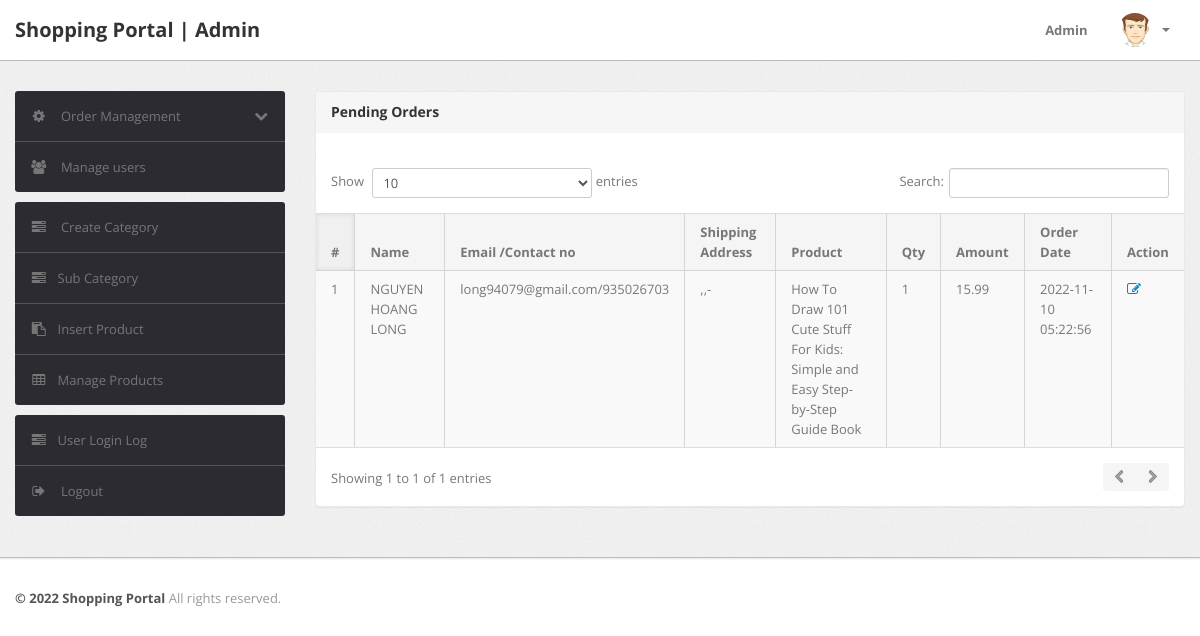
The app's page /admin/pending-orders.php (signed in), older data.
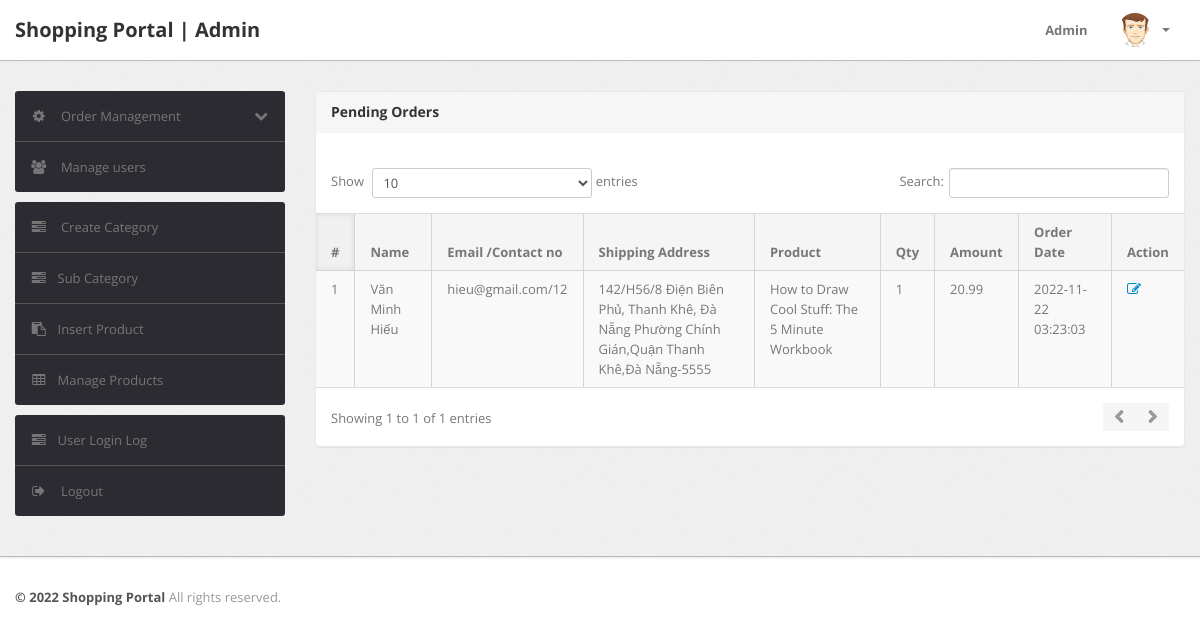
The same page, newer data.
### tables this page shows
CREATE TABLE `orders` (
  `id` int(11) NOT NULL,
  `userId` int(11) DEFAULT NULL,
  `productId` varchar(255) DEFAULT NULL,
  `quantity` int(11) DEFAULT NULL,
  `orderDate` timestamp NOT NULL DEFAULT current_timestamp(),
  `paymentMethod` varchar(50) DEFAULT NULL,
  `orderStatus` varchar(55) DEFAULT NULL
);

CREATE TABLE `users` (
  `id` int(11) NOT NULL,
  `name` varchar(255) DEFAULT NULL,
  `email` varchar(255) DEFAULT NULL,
  `contactno` bigint(11) DEFAULT NULL,
  `password` varchar(255) DEFAULT NULL,
  `shippingAddress` longtext DEFAULT NULL,
  `shippingState` varchar(255) DEFAULT NULL,
  `shippingCity` varchar(255) DEFAULT NULL,
  `shippingPincode` int(11) DEFAULT NULL,
  `billingAddress` longtext DEFAULT NULL,
  `billingState` varchar(255) DEFAULT NULL,
  `billingCity` varchar(255) DEFAULT NULL,
  `billingPincode` int(11) DEFAULT NULL,
  `regDate` timestamp NOT NULL DEFAULT current_timestamp(),
  `updationDate` varchar(255) DEFAULT NULL
);

CREATE TABLE `products` (
  `id` int(11) NOT NULL,
  `category` int(11) NOT NULL,
  `subCategory` int(11) DEFAULT NULL,
  `productName` varchar(255) DEFAULT NULL,
  `productCompany` varchar(255) DEFAULT NULL,
  `productPrice` double(8,2) DEFAULT NULL,
  `productPriceBeforeDiscount` double(8,2) DEFAULT NULL,
  `productDescription` longtext DEFAULT NULL,
  `productImage1` varchar(255) DEFAULT NULL,
  `productImage2` varchar(255) DEFAULT NULL,
  `productImage3` varchar(255) DEFAULT NULL,
  `shippingCharge` int(11) DEFAULT NULL,
  `productAvailability` varchar(255) DEFAULT NULL,
  `postingDate` timestamp NULL DEFAULT current_timestamp(),
  `updationDate` varchar(255) DEFAULT NULL
);

### admin/pending-orders.php (the view, shortened to what this page needs)
<?php
include('include/config.php');
if(strlen($_SESSION['alogin'])==0)
	{
header('location:index.php');
}
else{
?>
<!DOCTYPE html>
<html lang="en">
<head>
	<link type="text/css" href="bootstrap/css/bootstrap.min.css" rel="stylesheet">
	<link type="text/css" href="bootstrap/css/bootstrap-responsive.min.css" rel="stylesheet">
	<link type="text/css" href="css/theme.css" rel="stylesheet">
	<link type="text/css" href="images/icons/css/font-awesome.css" rel="stylesheet">
</head>
<body>
<?php include('include/header.php');?>
	<div class="wrapper">
		<div class="container">
			<div class="row">
<?php include('include/sidebar.php');?>
			<div class="span9">
					<div class="content">
	<div class="module">
							<div class="module-head">
								<h3>Pending Orders</h3>
							</div>
							<div class="module-body table">
									<br />
								<table cellpadding="0" cellspacing="0" border="0" class="datatable-1 table table-bordered table-striped	 display table-responsive" >
									<thead>
										<tr>
											<th>#</th>
											<th> Name</th>
											<th width="50">Email /Contact no</th>
											<th>Shipping Address</th>
											<th>Product </th>
											<th>Qty </th>
											<th>Amount </th>
											<th>Order Date</th>
											<th>Action</th>
										</tr>
									</thead>
<tbody>
<?php
$status='Delivered';
$query=mysqli_query($con,"select users.name as username,users.email as useremail,users.contactno as usercontact,users.shippingAddress as shippingaddress,users.shippingCity as shippingcity,users.shippingState as shippingstate,users.shippingPincode as shippingpincode,products.productName as productname,products.shippingCharge as shippingcharge,orders.quantity as quantity,orders.orderDate as orderdate,products.productPrice as productprice,orders.id as id  from orders join users on  orders.userId=users.id join products on products.id=orders.productId where orders.	orderStatus!='$status' or orders.orderStatus is null");
$cnt=1;
while($row=mysqli_fetch_array($query))
{
?>
										<tr>
											<td><?php echo htmlentities($cnt);?></td>
											<td><?php echo htmlentities($row['username']);?></td>
<td><?php echo htmlentities($row['useremail']);?>/<?php echo htmlentities($row['usercontact']);?></td>
<td><?php echo htmlentities($row['shippingaddress'].",".$row['shippingcity'].",".$row['shippingstate']."-".$row['shippingpincode']);?></td>
											<td><?php echo htmlentities($row['productname']);?></td>
											<td><?php echo htmlentities($row['quantity']);?></td>
											<td><?php echo htmlentities($row['quantity']*$row['productprice']+$row['shippingcharge']);?></td>
											<td><?php echo htmlentities($row['orderdate']);?></td>
											<td>   <a href="updateorder.php?oid=<?php echo htmlentities($row['id']);?>" title="Update order" target="_blank"><i class="icon-edit"></i></a>
											</td>
											</tr>
										<?php $cnt=$cnt+1; } ?>
										</tbody>
								</table>
							</div>
						</div>
					</div>
				</div>
			</div>
		</div>
	</div>
<?php include('include/footer.php');?>
</body>
<?php } ?>

### admin/include/header.php (shortened to what this page needs)
<div class="navbar navbar-fixed-top">
		<div class="navbar-inner">
			<div class="container">
			  	<a class="brand" href="index.html">
			  		Shopping Portal | Admin
			  	</a>
				<div class="nav-collapse collapse navbar-inverse-collapse">
					<ul class="nav pull-right">
						<li><a href="#">
							Admin
						</a></li>
						<li class="nav-user dropdown">
							<a href="#" class="dropdown-toggle" data-toggle="dropdown">
								<img src="images/user.png" class="nav-avatar" />
								<b class="caret"></b>
							</a>
						</li>
					</ul>
				</div>
			</div>
		</div>
	</div>

### admin/include/sidebar.php (shortened to what this page needs)
<div class="span3">
					<div class="sidebar">
<ul class="widget widget-menu unstyled">
							<li>
								<a class="collapsed" data-toggle="collapse" href="#togglePages">
									<i class="menu-icon icon-cog"></i>
									<i class="icon-chevron-down pull-right"></i><i class="icon-chevron-up pull-right"></i>
									Order Management
								</a>
							</li>
							<li>
								<a href="manage-users.php">
									<i class="menu-icon icon-group"></i>
									Manage users
								</a>
							</li>
						</ul>
						<ul class="widget widget-menu unstyled">
                                <li><a href="category.php"><i class="menu-icon icon-tasks"></i> Create Category </a></li>
                                <li><a href="subcategory.php"><i class="menu-icon icon-tasks"></i>Sub Category </a></li>
                                <li><a href="insert-product.php"><i class="menu-icon icon-paste"></i>Insert Product </a></li>
                                <li><a href="manage-products.php"><i class="menu-icon icon-table"></i>Manage Products </a></li>
                            </ul>
						<ul class="widget widget-menu unstyled">
							<li><a href="user-logs.php"><i class="menu-icon icon-tasks"></i>User Login Log </a></li>
							<li>
								<a href="logout.php">
									<i class="menu-icon icon-signout"></i>
									Logout
								</a>
							</li>
						</ul>
					</div>
				</div>

### admin/include/footer.php
<div class="footer">
	<div class="container">
		<b class="copyright">&copy; 2022 Shopping Portal </b> All rights reserved.
	</div>
</div>

Row changes from the older to the newer data that the page shows:
removed orders: userId.name "NGUYEN HOANG LONG", userId.email "long94079@gmail.com", userId.contactno "935026703", userId.shippingPincode ",,-", productId.productName "How To Draw 101 Cute Stuff For Kids: Simple and Easy Step-by-Step Guide Book", quantity "1", $row['quantity']*$row['productprice']+$row['shippingcharge'] "15.99", orderDate "2022-11-10 05:22:56"
added orders: userId.name "Văn Minh Hiếu", userId.email "hieu@gmail.com", userId.contactno "12", userId.shippingPincode "142/H56/8 Điện Biên Phủ, Thanh Khê, Đà Nẵng Phường Chính Gián,Quận Thanh Khê,Đà Nẵng-5555", productId.productName "How to Draw Cool Stuff: The 5 Minute Workbook", quantity "1", $row['quantity']*$row['productprice']+$row['shippingcharge'] "20.99", orderDate "2022-11-22 03:23:03"
